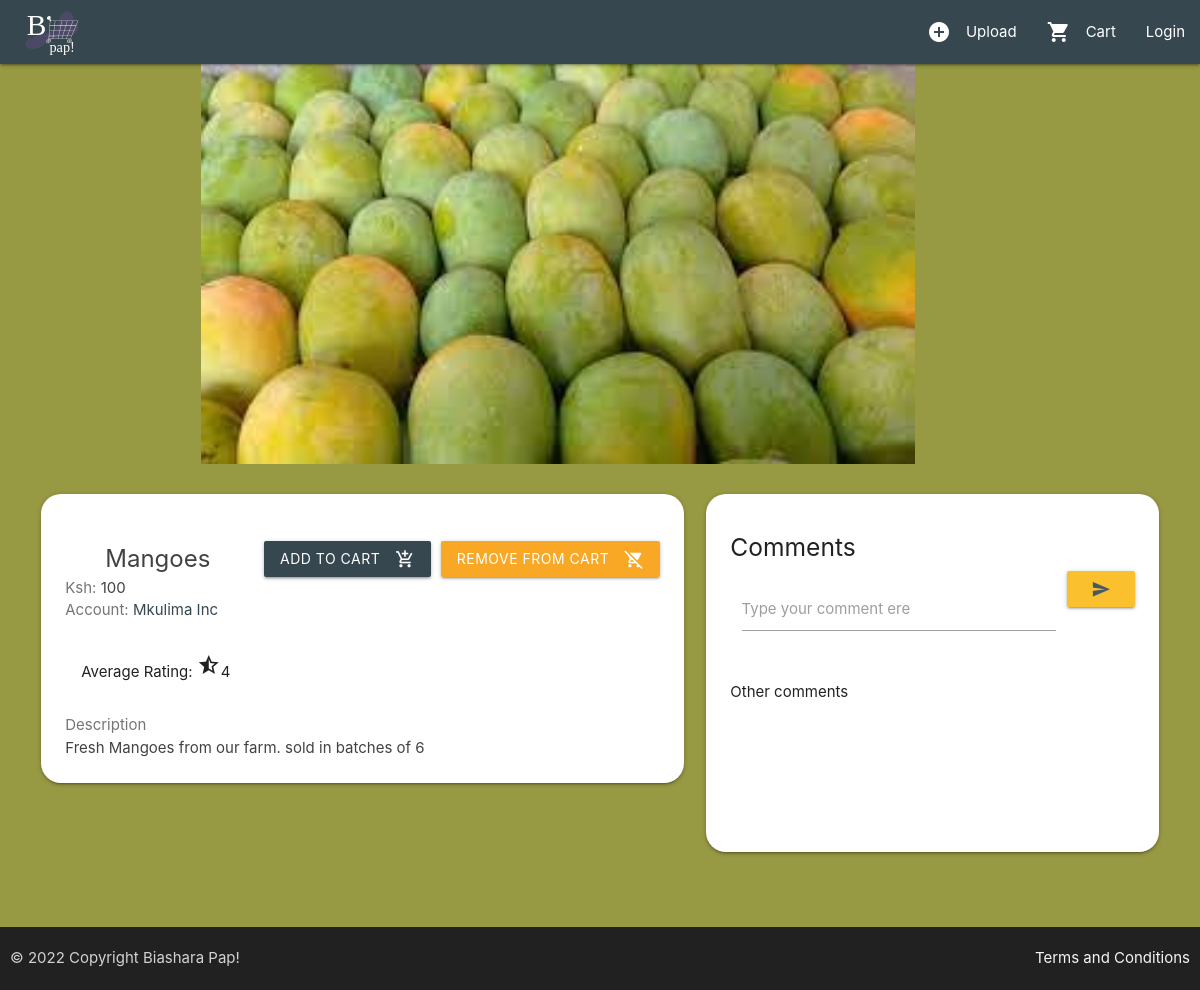
Screenshot of /post/5cdae63472d54a6c94f518c15275ff95 with the database file from the repository.
### core/models.py (models this page shows, shortened)
class Post(models.Model):
    id = models.UUIDField(primary_key=True, default=uuid.uuid4)
    user = models.CharField(max_length=100)
    image = models.ImageField(upload_to='post_images')
    description = models.TextField()
    title = models.TextField()
    category = models.TextField()
    price = models.IntegerField()
    created_at = models.DateTimeField(default=datetime.now)
    def average_rating(self) -> float:
        return Rating.objects.filter(post=self).aggregate(Avg("rating"))["rating__avg"] or 0
    def get_add_to_cart_url(self):
        return reverse("add-to-cart", kwargs={
            "pk" : self.pk
        })
    def get_remove_from_cart_url(self):
        return reverse("remove-from-cart", kwargs={
            "pk" : self.pk
        })

### core/views.py (the view, shortened to what this page needs)
# urls.py: path('post/<str:pk>', views.post_profile, name='post-profile'),
def post_profile(request, pk):
    post = Post.objects.get(id=pk)
    post_images = PostImage.objects.filter(post=post)
    comments = Comment.objects.filter(post=post)
    if request.user.is_staff:
        return render(request, 'postprofile.html', {'post': post, 'admin': True, 'post_images':post_images, 'comments': comments})
    else:
        return render(request, 'postprofile.html', {'post': post, 'post_images':post_images, 'comments': comments})

### templates/postprofile.html (shortened to what this page needs)
{% extends 'index.html' %}
{% block content %}
<div data-aos="fade-right"
	data-aos-anchor-placement="top-bottom"
	class="container">
	<div class="carousel">
		<img id="car-image" src="{{post.image.url}}">
	</div>
</div>
<br>
<div data-aos="fade-right"
	data-aos-anchor-placement="top-bottom"
	class="row profile-row">
	<div class="col s12 m7">
		<div class="card-panel">
			<br>
			<a href="{{ post.get_remove_from_cart_url }}" class="waves-effect waves-light btn yellow darken-3 right" >Remove From cart
				<i class="material-icons white-text right">remove_shopping_cart</i>
			</a>
			<a href="{{ post.get_add_to_cart_url }}" class="waves-effect waves-light btn blue-grey darken-3 right" style="margin-right: 10px">Add to cart
				<i class="material-icons white-text right">add_shopping_cart</i>
			</a>
			<span class="card-title grey-text text-darken-3 profile-name">{{post.title}}</span>
			<span class="black-text">
				<div class="post-price grey-text text-darken-1">Ksh: <span class="grey-text text-darken-3">{{post.price}}</span></div>
			</span>
			<span class="black-text">
				<div class="post-price grey-text text-darken-1">Account: <span><a class="blue-grey-text text-darken-3" href="/profile/{{post.user}}">{{post.user}}</a></span></div>
			</span>
			<div class="card-action">
				<p class="card-title">
					{% if post.average_rating == 0 %}
					Item has not yet been rated:
					{% elif post.average_rating == 5 %}
					Average Rating:  <span class="material-icons medium">star</span><span>{{post.average_rating}}</span>
					{% else %}
					Average Rating: <span class="material-icons">star_half</span><span>{{post.average_rating|floatformat }}</span>
					{% endif %}</p>
			</div>
			<span class="black-text">
				<div class="post-price medium grey-text text-darken-1">Description</span></div>
			<span class="black-text">
				<span class="grey-text text-darken-3">{{post.description}}</span>
			</span>
		</div>
	</div>
	<div class="col s12 m5">
		<div class="row">
			<div class="col s12">
				<div class="card-panel">
					<h5>Comments</h5>
					<form class="col s12" method="POST">
						<div class="row">
						<div class="input-field col s10">
							<textarea id="textarea1" name="comment" class="materialize-textarea" required></textarea>
							<label for="textarea1">Type your comment ere</label>
						</div>
						<button class="col s2 btn wave-btn yellow darken-2" type="submit">
							<i class="material-icons blue-grey-text text-darken-2">send</i>
						</button>
						</div>
					</form>
					<p>Other comments</p>
					<div style="height: 110px; overflow-x: hidden; overflow-y: auto; text-align:justify;">
					</div>
				</div>
			</div>
		</div>
	</div>
</div>
{% endblock %}

### static/css/style.css (style rules this page uses)
body { display: flex; min-height: 100vh; flex-direction: column; }
.container { flex: 1 0 auto; }
.card-title { text-transform: capitalize; }
.card-action { padding: 16px 16px; }
.profile-name { padding: 20px; margin: 20px; font-size: x-large; border-radius: 10px; }
.card-panel { border-radius: 20px; }
* { box-sizing: border-box; }
.carousel img { display: block; height: 200px; }
@media screen and ( min-width: 768px ) { .carousel img { height: 400px; } }
#car-image { height:400px; }

### rows the page displays
Post: image (picture), title "Mangoes", price "100", user "Mkulima Inc", average_rating "4", description "Fresh Mangoes from our farm. sold in batches of 6"
